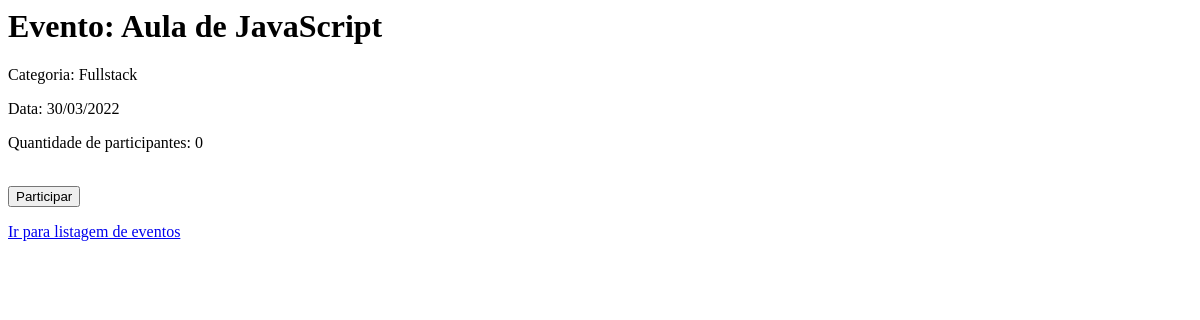
Page /eventos/5/ on the earlier database version.
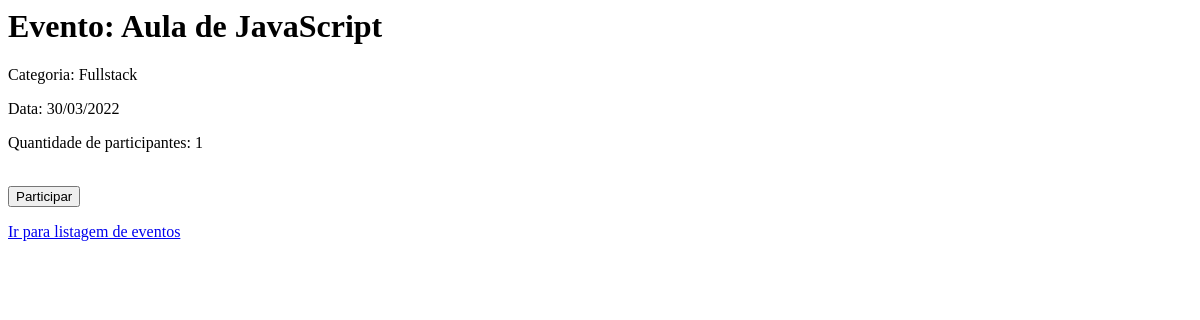
Same page on the later database version.
### agenda/models.py (models this page shows, shortened)
class Evento(models.Model):
    nome = models.CharField(max_length=256)
    categoria = models.ForeignKey(Categoria, on_delete=models.SET_NULL, null=True)
    local = models.CharField(max_length=256, blank=True)
    link = models.CharField(max_length=256, blank=True)
    data = models.DateField(blank=True)
    participantes = models.IntegerField(default=0)

class Categoria(models.Model):
    nome = models.CharField(max_length=256, blank=False,unique=True)

### agenda/views.py (the view)
# urls.py: path("eventos/<int:id>/", exibir_evento, name="exibir_evento"),
def exibir_evento(request, id):
    evento = get_object_or_404(Evento, id=id)
    return render(
        request=request,
        context={"evento": evento},
        template_name="agenda/exibir_evento.html"
    )

### agenda/templates/agenda/exibir_evento.html (shortened to what this page needs)
<html>
    <h1>Evento: {{ evento.nome }}</h1>
    <p>Categoria: {{ evento.categoria.nome }}</p>
    <p>Data: {%if evento.data%}
        {{evento.data | date:"d/m/Y"}}
    {%else%}
        a definir.
    {%endif%}</p>
    <p>Quantidade de participantes: {{ evento.participantes }}</p>
    <br />
    <form action="{% url 'participar_evento' %}" method="post">
        <input type="submit" value="Participar">
    </form>
    <p><a href="{% url 'listar_eventos' %}">Ir para listagem de eventos</a></p>
</html>

Differences in the rows shown:
changed Evento "Aula de JavaScript": participantes "0" → "1"
